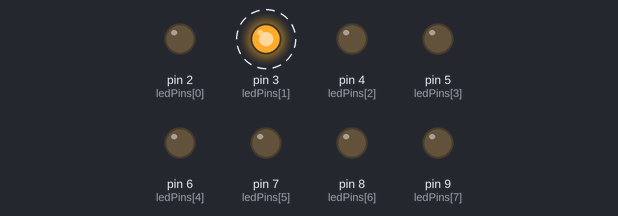
Simulated run of this program. Board: Arduino Nano, built with avr-gcc and run on an emulated ATmega328P. On the bench: output pins drawn as LEDs (lit = HIGH). Dashed ring = blinking.

Above: at 0.2 s.
Timing chart, 0 to 3.0 s (numbered marks = the images above):
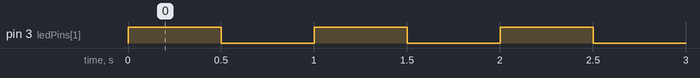

Measured:
- by itself, pin 3 (ledPins[1]): alternates HIGH for 0.50 s and LOW for 0.50 s

The program:

main.cpp
```cpp
/*
 * @Author: Haroun 2356125451@qq.com
 * @Date: 2024-05-09 18:14:39
 * @LastEditors: Haroun 2356125451@qq.com
 * @LastEditTime: 2024-05-14 21:56:17
 * @FilePath: /嵌入式基础/Atest/src/main.cpp
 * @Description: 这是默认设置,请设置`customMade`, 打开koroFileHeader查看配置 进行设置: https://github.com/OBKoro1/koro1FileHeader/wiki/%E9%85%8D%E7%BD%AE
 */
#include<Arduino.h>

 //定义LED引脚
const int ledPins[]={2,3,4,5,6,7,8,9};
const int numLeds = 8;


void setup() {
  // 设定主角（程序里的变量对应硬件的引脚），引脚功能/作用（输入/输出）
for(int i = 0; i < numLeds; i++)
{
  pinMode(ledPins[i],OUTPUT);
}

}

void loop() {
  while (1)
  {
      digitalWrite(ledPins[1] , HIGH);
      delay(500);
      digitalWrite(ledPins[1] , LOW);
      delay(500);
  }

}
```
